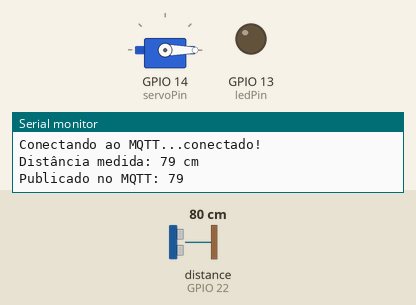
Simulated run of this sketch. Board: ESP32. Parts: servo, output pins drawn as LEDs (lit = HIGH), the last lines printed to the serial monitor. Wiring (inferred from the names in the program): ultrasonic range finder: trigger GPIO 23; echo GPIO 22. The inputs (shaded band) are chosen by the test bench; at power-on: distance to the obstacle (sensor on GPIO 22) 80 cm. The echo pulse lasts 58.3 µs per cm; WiFi joins after 1.5 s; servers stay silent unless stated; no MQTT or app messages arrive unless stated; pins used as bus, display or sensor lines are not drawn.

Above: at 2.7 s.
2.8 s: distance to the obstacle (sensor on GPIO 22) set to 17 cm
5.5 s: distance to the obstacle (sensor on GPIO 22) set to 14 cm
At 6.0 s:
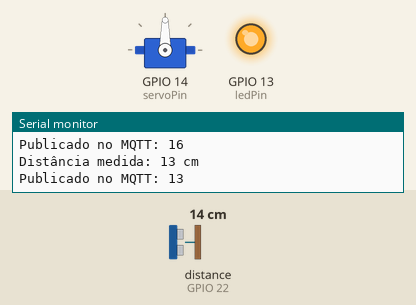
8.2 s: distance to the obstacle (sensor on GPIO 22) set to 18 cm
At 10.4 s:
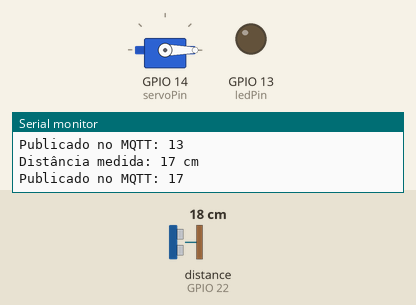
11.0 s: distance to the obstacle (sensor on GPIO 22) set to 2 cm
At 12.0 s:
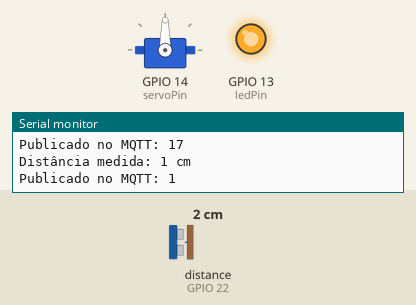
Timing chart, 0 to 14.0 s (numbered marks = the images above; inputs shaded):
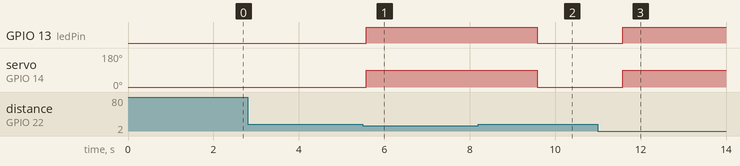

The sketch:

controle_nivel_agua_reservatorio.ino
```cpp
#include <WiFi.h>
#include <PubSubClient.h>
#include <ESP32Servo.h>

// Configurações Wi-Fi e MQTT
const char* ssid = "Wokwi-GUEST";
const char* password = "";
const char* mqtt_server = "broker.hivemq.com";

const int trigPin = 23;
const int echoPin = 22;
const int ledPin = 13;
const int servoPin = 14;

WiFiClient espClient;
PubSubClient client(espClient);
Servo myServo;

long duration;
int distance;

void setup_wifi() {
  delay(10);
  Serial.println();
  Serial.print("Conectando-se à rede WiFi...");
  WiFi.begin(ssid, password);
  while (WiFi.status() != WL_CONNECTED) {
    delay(500);
    Serial.print(".");
  }
  Serial.println("\nWiFi conectado com sucesso!");
  Serial.print("Endereço IP: ");
  Serial.println(WiFi.localIP());
}

void reconnect() {
  while (!client.connected()) {
    Serial.print("Conectando ao MQTT...");
    if (client.connect("ESP32Client")) {
      Serial.println("conectado!");
    } else {
      Serial.print("falhou, rc=");
      Serial.print(client.state());
      Serial.println(" tentando novamente em 5 segundos");
      delay(5000);
    }
  }
}

void setup() {
  Serial.begin(115200);
  pinMode(trigPin, OUTPUT);
  pinMode(echoPin, INPUT);
  pinMode(ledPin, OUTPUT);
  myServo.attach(servoPin);
  myServo.write(0); // Fechar a válvula inicialmente

  setup_wifi();
  client.setServer(mqtt_server, 1883);
}

void loop() {
  if (!client.connected()) {
    reconnect();
  }
  client.loop();

  // Medição com o sensor ultrassônico
  digitalWrite(trigPin, LOW);
  delayMicroseconds(2);
  digitalWrite(trigPin, HIGH);
  delayMicroseconds(10);
  digitalWrite(trigPin, LOW);

  duration = pulseIn(echoPin, HIGH);
  distance = duration * 0.034 / 2;

  Serial.print("Distância medida: ");
  Serial.print(distance);
  Serial.println(" cm");

  // Lógica de controle
  if (distance < 15) {
    digitalWrite(ledPin, HIGH);
    myServo.write(90); // Abrir a válvula
  } else {
    digitalWrite(ledPin, LOW);
    myServo.write(0);  // Fechar a válvula
  }

  // Publicar a distância via MQTT
  if (client.connected()) {
    String distanceStr = String(distance);
    client.publish("wokwi/ultrasonic", distanceStr.c_str());
    Serial.print("Publicado no MQTT: ");
    Serial.println(distanceStr);
  }

  delay(2000); // Aguarde a próxima leitura
}
```

Measured:
- the behaviour switches between 16 and 15 cm on distance to the obstacle (sensor on GPIO 22) (found by bisection; images 0 and 1)
- after the input at 5.5 s, GPIO 13 (ledPin): LOW → HIGH after 0.07 s; servo on GPIO 14 (servoPin): 0° → 90° after 0.07 s
- after the input at 8.2 s, GPIO 13 (ledPin): HIGH → LOW after 1.4 s; servo on GPIO 14 (servoPin): 90° → 0° after 1.4 s
- after the input at 11.0 s, GPIO 13 (ledPin): LOW → HIGH after 0.58 s; servo on GPIO 14 (servoPin): 0° → 90° after 0.58 s
